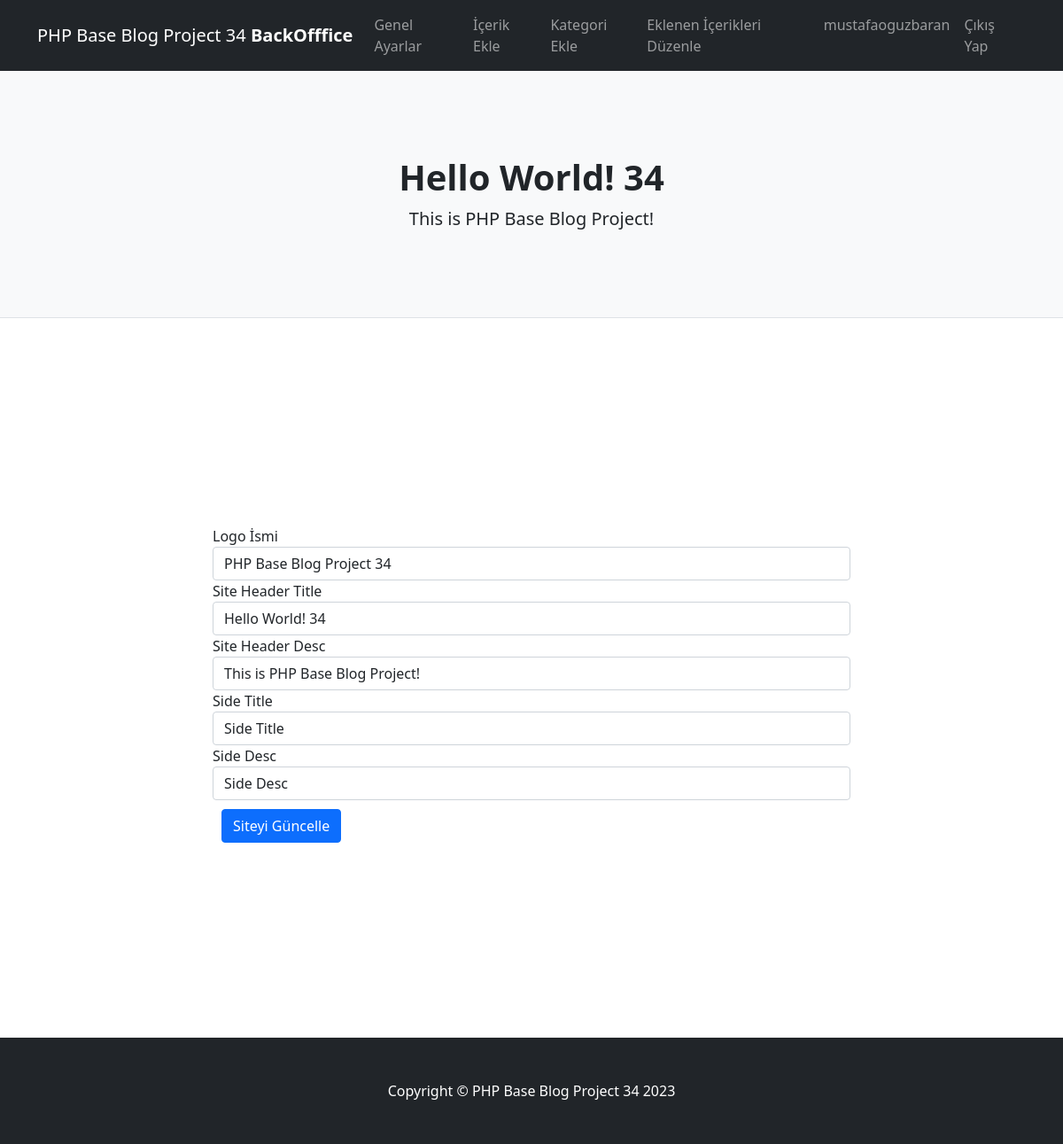
/backoffice (signed in), run on the app's committed database.
### tables this page shows
CREATE TABLE `sitesettings` (
  `id` int(11) NOT NULL,
  `logo` varchar(55) NOT NULL,
  `header_title` varchar(55) NOT NULL,
  `header_desc` varchar(55) NOT NULL,
  `side_title` varchar(55) NOT NULL,
  `side_desc` varchar(120) NOT NULL
);

### index.php (called while the page is built, shortened)
<?php
Router::get('/backoffice', function (){
    require "views/backoffice/backoffice.php";
});
Router::dispatch();
?>

### lib/Database/Connection.php (called while the page is built, shortened)
<?php
class Connection
{
function __construct()
{
    $this -> conn = $this-> connect();
}
    private function connect(){
        $this->host = "localhost";
        $this->port = 8888;
        $this->name = "phpmyblog";
        $this->user = "root";
        $this->pass = "root";
        try {
            $connect = "mysql:host=" . $this->host . ";port=" . $this->port . ";dbname=" . $this->name . ";charset=utf8mb4";
            $options = [PDO::ATTR_DEFAULT_FETCH_MODE, PDO::FETCH_ASSOC];
            return $this->conn = new PDO($connect, $this->user, $this->pass, $options);
        } catch (PDOException $e) {
            http_response_code(500);
            return die('Database Connection Error: ' . $e->getMessage() . ' (check database connection variables on the app.php)');
        }
}
}

### lib/Models/Settings.php (called while the page is built, shortened)
<?php
class Settings extends Connection
{
    public function settingsFetch($fetchDatabase)
    {
        $fetch = $this->conn->prepare(
            "SELECT * FROM sitesettings"
        );
        $fetch->execute();
        $fetchSettings = $fetch->fetch(\PDO::FETCH_ASSOC);
        return $fetchSettings[$fetchDatabase];
    }
}

### views/backoffice/backoffice.php (the view, shortened to what this page needs)
<?php
require_once "views/layouts/header.php";
$updateSite = new Settings();
if(isset($_SESSION['username']) == null){
    Header("Location: anasayfa");
}else{ ?>
    <div class="container" style="padding: 210px">
        <form method="post" action="siteupdate">
            <div class="form-group">
                <label>Logo İsmi</label>
                <input type="text" name="logo" value="<?php echo $updateSite->settingsFetch('logo') ?>" class="form-control">
            </div>
            <div class="form-group">
                <label>Site Header Title</label>
                <input type="text" name="site_header_title" value="<?php echo $updateSite->settingsFetch('header_title') ?>" class="form-control" >
            </div>
            <div class="form-group">
                <label>Site Header Desc</label>
                <input type="text" name="site_header_desc" value="<?php echo $updateSite->settingsFetch('header_desc') ?>" class="form-control" >
            </div>
            <div class="form-group">
                <label>Side Title</label>
                <input type="text" name="side_title" value="<?php echo $updateSite->settingsFetch('side_title') ?>" class="form-control" >
            </div>
            <div class="form-group">
                <label>Side Desc</label>
                <input type="text" name="side_desc" value="<?php echo $updateSite->settingsFetch('side_desc') ?>" class="form-control" >
            </div>
            <button type="submit" style="margin: 10px" name="update-site" class="btn btn-primary">Siteyi Güncelle</button>
        </form>
    </div>
    <?php require "views/layouts/footer.php"; ?>
<?php }
?>

### lib/Core/Router.php (shortened to what this page needs)
<?php
class Router
{
    public static $routes = [];
    public static $methods = [];
    public static $callbacks = [];
    public static function __callstatic($method, $params)
    {
        array_push(self::$routes, $params[0]);
        array_push(self::$methods, strtoupper($method));
        array_push(self::$callbacks, $params[1]);
    }
    public static function dispatch()
    {
        $req_uri = $_SERVER['REQUEST_URI'];
        if (substr($req_uri, 0, strlen(\ROOTFOLDER)+1) === \ROOTFOLDER.'/') {
            $path = substr($req_uri, strlen(\ROOTFOLDER));
        } else {
            $path = $req_uri;
        }
        $uri = urldecode(parse_url($path, PHP_URL_PATH));
        foreach (self::$routes as $routeKey => $route) {
            if ( preg_match('~^'.$route.'$~', $uri, $matched) && self::$methods[$routeKey] == $_SERVER['REQUEST_METHOD']) {
                $routingDefinition =  self::$callbacks[$routeKey];
                $parts = explode('/',$matched[0]);
                array_shift($parts);
                call_user_func_array($routingDefinition, $parts);
                break;
            }
        }
    }
}

### views/layouts/header.php (shortened to what this page needs)
<?php
$fetchData = new Settings();
?>
<!DOCTYPE html>
<html lang="en">
<head>
    <link href="public/assets/css/styles.css" rel="stylesheet" />
</head>
<body>
<nav class="navbar navbar-expand-lg navbar-dark bg-dark">
    <div class="container">
        <a class="navbar-brand" href="anasayfa"><?php echo $fetchData -> settingsFetch('logo') ?><?php if(isset($_SESSION['username']) == null){
            echo "";
                }else{
            echo "<b> BackOfffice</b>";
            } ?></a>
        <div class="collapse navbar-collapse" id="navbarSupportedContent">
            <ul class="navbar-nav ms-auto mb-2 mb-lg-0">
                <?php if(isset($_SESSION['username']) == null){?>
                    <li class="nav-item"><a class="nav-link" href="anasayfa">Anasayfa</a></li>;
                    <li class="nav-item"><a class="nav-link" href="login">Giriş Yap</a></li>;
                    <li class="nav-item"><a class="nav-link" href="register">kayıt Ol</a></li>;
                <?php }else{ ?>
                    <li class="nav-item"><a class="nav-link" href="backoffice">Genel Ayarlar</a></li>
                    <li class="nav-item"><a class="nav-link" href="add"">İçerik Ekle</a></li>
                    <li class="nav-item"><a class="nav-link" href="addcategory">Kategori Ekle</a></li>
                    <li class="nav-item"><a class="nav-link" href="contentlist">Eklenen İçerikleri Düzenle</a></li>
                    <li class="nav-item"><a class="nav-link" href="anasayfa"><?php if(isset($_SESSION['username']) == null){
                                echo "";
                            }else{
                                echo $_SESSION['username'];
                            } ?></a></li>
                    <li class="nav-item"><a class="nav-link" href="?islem=cikis">Çıkış Yap</a></li>
                <?php } ?>
            </ul>
        </div>
    </div>
</nav>
<header class="py-5 bg-light border-bottom mb-4">
    <div class="container">
        <div class="text-center my-5">
            <h1 class="fw-bolder"><?php echo $fetchData ->settingsFetch('header_title') ?></h1>
            <p class="lead mb-0"><?php echo $fetchData ->settingsFetch('header_desc') ?></p>
        </div>
    </div>
</header>

### views/layouts/footer.php (shortened to what this page needs)
<?php
$fetchData = new Settings()
?>
<footer class="py-5 bg-dark">
    <div class="container"><p class="m-0 text-center text-white">Copyright &copy; <?php echo $fetchData -> settingsFetch('logo'); ?>  2023</p></div>
</footer>
</body>
</html>

### data on the page
sitesettings: logo "PHP Base Blog Project 34", header_title "Hello World! 34", header_desc "This is PHP Base Blog Project!", site_header_title "Hello World! 34", site_header_desc "This is PHP Base Blog Project!", side_title "Side Title", side_desc "Side Desc"
